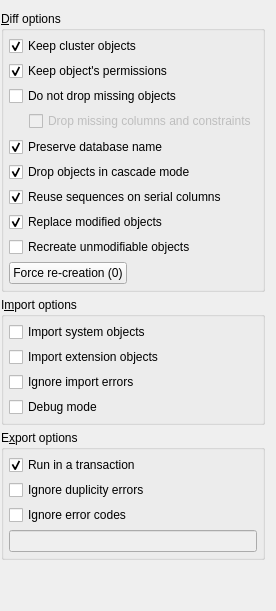
            <widget class="QWidget" name="layoutWidget1">
             <layout class="QVBoxLayout" name="diff_opts_lt">
              <property name="spacing">
               <number>5</number>
              </property>
              <property name="leftMargin">
               <number>1</number>
              </property>
              <item>
               <widget class="QGroupBox" name="diff_opts_gb">
                <property name="sizePolicy">
                 <sizepolicy hsizetype="Preferred" vsizetype="Fixed">
                  <horstretch>0</horstretch>
                  <verstretch>0</verstretch>
                 </sizepolicy>
                </property>
                <property name="title">
                 <string>&amp;Diff options</string>
                </property>
                <layout class="QVBoxLayout" name="verticalLayout_2">
                 <property name="spacing">
                  <number>5</number>
                 </property>
                 <property name="leftMargin">
                  <number>5</number>
                 </property>
                 <property name="topMargin">
                  <number>5</number>
                 </property>
                 <property name="rightMargin">
                  <number>5</number>
                 </property>
                 <property name="bottomMargin">
                  <number>5</number>
                 </property>
                 <item>
                  <widget class="QCheckBox" name="keep_cluster_objs_chk">
                   <property name="toolTip">
                    <string>&lt;p&gt;Database cluster level objects like roles and tablespaces will not be dropped.&lt;/p&gt;</string>
                   </property>
                   <property name="statusTip">
                    <string/>
                   </property>
                   <property name="text">
                    <string>Keep cluster objects</string>
                   </property>
                   <property name="checked">
                    <bool>true</bool>
                   </property>
                  </widget>
                 </item>
                 <item>
                  <widget class="QCheckBox" name="keep_obj_perms_chk">
                   <property name="toolTip">
                    <string>&lt;p&gt;Permissions already set on database objects will be kept. The ones configured on the model will be applied to the database.&lt;/p&gt;</string>
                   </property>
                   <property name="statusTip">
                    <string/>
                   </property>
                   <property name="text">
                    <string>Keep object's permissions</string>
                   </property>
                   <property name="checked">
                    <bool>true</bool>
                   </property>
                  </widget>
                 </item>
                 <item>
                  <layout class="QGridLayout" name="gridLayout_12">
                   <property name="sizeConstraint">
                    <enum>QLayout::SizeConstraint::SetDefaultConstraint</enum>
                   </property>
                   <property name="spacing">
                    <number>5</number>
                   </property>
                   <item row="1" column="0">
                    <spacer name="horizontalSpacer_8">
                     <property name="orientation">
                      <enum>Qt::Orientation::Horizontal</enum>
                     </property>
                     <property name="sizeType">
                      <enum>QSizePolicy::Policy::Fixed</enum>
                     </property>
                     <property name="sizeHint" stdset="0">
                      <size>
                       <width>15</width>
                       <height>21</height>
                      </size>
                     </property>
                    </spacer>
                   </item>
                   <item row="1" column="1">
                    <widget class="QCheckBox" name="drop_missing_cols_constr_chk">
                     <property name="enabled">
                      <bool>false</bool>
                     </property>
                     <property name="sizePolicy">
                      <sizepolicy hsizetype="Expanding" vsizetype="Fixed">
                       <horstretch>0</horstretch>
                       <verstretch>0</verstretch>
                      </sizepolicy>
                     </property>
                     <property name="toolTip">
                      <string>&lt;p&gt;Force the generation of DROP commands for columns and constraints that exist in the destination database but not in the input model or database. This is useful when performing partial diff operations.&lt;/p&gt;</string>
                     </property>
                     <property name="statusTip">
                      <string/>
                     </property>
                     <property name="text">
                      <string>Drop missing columns and constraints</string>
                     </property>
                     <property name="checked">
                      <bool>false</bool>
                     </property>
                    </widget>
                   </item>
                   <item row="0" column="0" colspan="2">
                    <widget class="QCheckBox" name="dont_drop_missing_objs_chk">
                     <property name="toolTip">
                      <string>&lt;p&gt;Avoid the generation of DROP commands for objects that exists in database but not in the model. This is useful when performing partial diff operations.&lt;/p&gt;</string>
                     </property>
                     <property name="statusTip">
                      <string/>
                     </property>
                     <property name="text">
                      <string>Do not drop missing objects</string>
                     </property>
                     <property name="checked">
                      <bool>false</bool>
                     </property>
                    </widget>
                   </item>
                  </layout>
                 </item>
                 <item>
                  <widget class="QCheckBox" name="preserve_db_name_chk">
                   <property name="toolTip">
                    <string>&lt;p&gt;No command to rename the destination database will be generated even the model's name differ from database name.&lt;/p&gt;</string>
                   </property>
                   <property name="statusTip">
                    <string/>
                   </property>
                   <property name="text">
                    <string>Preserve database name</string>
                   </property>
                   <property name="checked">
                    <bool>true</bool>
                   </property>
                  </widget>
                 </item>
                 <item>
                  <widget class="QCheckBox" name="cascade_mode_chk">
                   <property name="enabled">
                    <bool>true</bool>
                   </property>
                   <property name="toolTip">
                    <string>&lt;html&gt;&lt;head/&gt;&lt;body&gt;&lt;p&gt;The objects that depends on an object to be dropped will be dropped too. &lt;span style=&quot; font-weight:600;&quot;&gt;NOTE:&lt;/span&gt; this option can affect more objects than listed in the output or diff preview.&lt;/p&gt;&lt;/body&gt;&lt;/html&gt;</string>
                   </property>
                   <property name="statusTip">
                    <string/>
                   </property>
                   <property name="text">
                    <string>Drop objects in cascade mode</string>
                   </property>
                   <property name="checked">
                    <bool>true</bool>
                   </property>
                  </widget>
                 </item>
                 <item>
                  <widget class="QCheckBox" name="reuse_sequences_chk">
                   <property name="sizePolicy">
                    <sizepolicy hsizetype="Expanding" vsizetype="Fixed">
                     <horstretch>0</horstretch>
                     <verstretch>0</verstretch>
                    </sizepolicy>
                   </property>
                   <property name="toolTip">
                    <string>&lt;p&gt;Serial columns are converted to integer and having the default value changed  to &lt;strong&gt;nextval(sequence)&lt;/strong&gt; function call. By default, a new sequence is created for each serial column but checking this option sequences matching the name on column's default value will be reused and will not be dropped.&lt;/p&gt;</string>
                   </property>
                   <property name="statusTip">
                    <string/>
                   </property>
                   <property name="text">
                    <string>Reuse sequences on serial columns</string>
                   </property>
                   <property name="checked">
                    <bool>true</bool>
                   </property>
                  </widget>
                 </item>
                 <item>
                  <widget class="QCheckBox" name="replace_modified_chk">
                   <property name="enabled">
                    <bool>true</bool>
                   </property>
                   <property name="sizePolicy">
                    <sizepolicy hsizetype="Expanding" vsizetype="Fixed">
                     <horstretch>0</horstretch>
                     <verstretch>0</verstretch>
                    </sizepolicy>
                   </property>
                   <property name="toolTip">
                    <string>&lt;p&gt;If an object being flagged as changed supports the &lt;strong&gt;CREATE OR REPLACE&lt;/strong&gt; syntax, pgModeler generates the proper command to replace the object instead of dropping and recreating it. &lt;br/&gt;&lt;br/&gt;Currently, this is applied to aggregates, functions, languages, procedures, rules, transforms, triggers, and views.&lt;br/&gt;&lt;br/&gt;&lt;strong&gt;NOTE:&lt;/strong&gt; this option takes precedence of the &lt;strong&gt;Recreate unmodifiable objects&lt;/strong&gt; when the object type is one of the above list.&lt;/p&gt;</string>
                   </property>
                   <property name="statusTip">
                    <string/>
                   </property>
                   <property name="text">
                    <string>Replace modified objects</string>
                   </property>
                   <property name="checked">
                    <bool>true</bool>
                   </property>
                  </widget>
                 </item>
                 <item>
                  <widget class="QCheckBox" name="recreate_unmod_chk">
                   <property name="enabled">
                    <bool>true</bool>
                   </property>
                   <property name="sizePolicy">
                    <sizepolicy hsizetype="Expanding" vsizetype="Fixed">
                     <horstretch>0</horstretch>
                     <verstretch>0</verstretch>
                    </sizepolicy>
                   </property>
                   <property name="toolTip">
                    <string>&lt;p&gt;Recreates using a combination of &lt;strong&gt;DROP&lt;/strong&gt; and &lt;strong&gt;CREATE&lt;/strong&gt; commands only those objects that can't be changed through &lt;strong&gt;ALTER&lt;/strong&gt; commands according to pgModeler implementation not the PostgreSQL one. &lt;br/&gt;&lt;br/&gt;Currently, these objects are: aggregates, casts, constraints, collations, conversions, languages, operators, operator classess, operator families, rules, transforms, triggers, and views.&lt;br/&gt;&lt;br/&gt;&lt;strong&gt;NOTE:&lt;/strong&gt; this option is ignored for aggregates, functions, languages, procedures, rules, transforms, triggers, and views when the option &lt;strong&gt;Replace modified objects&lt;/strong&gt; is checked.&lt;/p&gt;</string>
                   </property>
                   <property name="statusTip">
                    <string/>
                   </property>
                   <property name="text">
                    <string>Recreate unmodifiable objects</string>
                   </property>
                   <property name="checked">
                    <bool>false</bool>
                   </property>
                  </widget>
                 </item>
                 <item>
                  <layout class="QHBoxLayout" name="horizontalLayout">
                   <property name="bottomMargin">
                    <number>0</number>
                   </property>
                   <item>
                    <widget class="QPushButton" name="forced_objs_types_btn">
                     <property name="enabled">
                      <bool>true</bool>
                     </property>
                     <property name="sizePolicy">
                      <sizepolicy hsizetype="Preferred" vsizetype="Preferred">
                       <horstretch>0</horstretch>
                       <verstretch>0</verstretch>
                      </sizepolicy>
                     </property>
                     <property name="minimumSize">
                      <size>
                       <width>0</width>
                       <height>0</height>
                      </size>
                     </property>
                     <property name="toolTip">
                      <string>&lt;p&gt;Instead of using an ALTER command to modify the selected object kinds, a DROP and CREATE will be used for a full modification. This option does not affects the database object itself.&lt;/p&gt;</string>
                     </property>
                     <property name="text">
                      <string>Force re-creation (0)</string>
                     </property>
                     <property name="icon">
                      <iconset resource="../../res/resources.qrc">
                       <normaloff>:/icons/icons/filter.png</normaloff>:/icons/icons/filter.png</iconset>
                     </property>
                     <property name="iconSize">
                      <size>
                       <width>25</width>
                       <height>25</height>
                      </size>
                     </property>
                     <property name="checkable">
                      <bool>true</bool>
                     </property>
                     <property name="checked">
                      <bool>false</bool>
                     </property>
                    </widget>
                   </item>
                   <item>
                    <spacer name="horizontalSpacer_2">
                     <property name="orientation">
                      <enum>Qt::Orientation::Horizontal</enum>
                     </property>
                     <property name="sizeHint" stdset="0">
                      <size>
                       <width>40</width>
                       <height>20</height>
                      </size>
                     </property>
                    </spacer>
                   </item>
                  </layout>
                 </item>
                </layout>
               </widget>
              </item>
              <item>
               <widget class="QGroupBox" name="import_opts_gb">
                <property name="sizePolicy">
                 <sizepolicy hsizetype="Preferred" vsizetype="Fixed">
                  <horstretch>0</horstretch>
                  <verstretch>0</verstretch>
                 </sizepolicy>
                </property>
                <property name="title">
                 <string>I&amp;mport options</string>
                </property>
                <layout class="QVBoxLayout" name="verticalLayout_3">
                 <property name="spacing">
                  <number>5</number>
                 </property>
                 <property name="leftMargin">
                  <number>5</number>
                 </property>
                 <property name="topMargin">
                  <number>5</number>
                 </property>
                 <property name="rightMargin">
                  <number>5</number>
                 </property>
                 <property name="bottomMargin">
                  <number>5</number>
                 </property>
                 <item>
                  <widget class="QCheckBox" name="import_sys_objs_chk">
                   <property name="sizePolicy">
                    <sizepolicy hsizetype="Preferred" vsizetype="Fixed">
                     <horstretch>0</horstretch>
                     <verstretch>0</verstretch>
                    </sizepolicy>
                   </property>
                   <property name="toolTip">
                    <string>&lt;p&gt;Import system (built-in) objects. Use this if the import step is returning errors related to missing objects.&lt;/p&gt;</string>
                   </property>
                   <property name="statusTip">
                    <string/>
                   </property>
                   <property name="text">
                    <string>Import system objects</string>
                   </property>
                  </widget>
                 </item>
                 <item>
                  <widget class="QCheckBox" name="import_ext_objs_chk">
                   <property name="sizePolicy">
                    <sizepolicy hsizetype="Preferred" vsizetype="Fixed">
                     <horstretch>0</horstretch>
                     <verstretch>0</verstretch>
                    </sizepolicy>
                   </property>
                   <property name="toolTip">
                    <string>&lt;p&gt;Import objects created by extensions. Use this if the import step is returning errors even importing built in ones.&lt;/p&gt;</string>
                   </property>
                   <property name="statusTip">
                    <string/>
                   </property>
                   <property name="text">
                    <string>Import extension objects</string>
                   </property>
                  </widget>
                 </item>
                 <item>
                  <widget class="QCheckBox" name="ignore_errors_chk">
                   <property name="sizePolicy">
                    <sizepolicy hsizetype="Minimum" vsizetype="Fixed">
                     <horstretch>0</horstretch>
                     <verstretch>0</verstretch>
                    </sizepolicy>
                   </property>
                   <property name="toolTip">
                    <string>&lt;p&gt;Ignores as many as possible errors on import step. This option generates an incomplete diff.&lt;/p&gt;</string>
                   </property>
                   <property name="statusTip">
                    <string/>
                   </property>
                   <property name="text">
                    <string>Ignore import errors</string>
                   </property>
                  </widget>
                 </item>
                 <item>
                  <widget class="QCheckBox" name="debug_mode_chk">
                   <property name="sizePolicy">
                    <sizepolicy hsizetype="Preferred" vsizetype="Fixed">
                     <horstretch>0</horstretch>
                     <verstretch>0</verstretch>
                    </sizepolicy>
                   </property>
                   <property name="toolTip">
                    <string>&lt;p&gt;All catalog queries and the created objects' source code are printed on the standard output (stdout) and the &lt;strong&gt;Debug&lt;/strong&gt; tab.&lt;/p&gt;</string>
                   </property>
                   <property name="statusTip">
                    <string/>
                   </property>
                   <property name="whatsThis">
                    <string/>
                   </property>
                   <property name="text">
                    <string>Debug mode</string>
                   </property>
                  </widget>
                 </item>
                </layout>
               </widget>
              </item>
              <item>
               <widget class="QGroupBox" name="export_opts_gb">
                <property name="enabled">
                 <bool>true</bool>
                </property>
                <property name="sizePolicy">
                 <sizepolicy hsizetype="Preferred" vsizetype="Fixed">
                  <horstretch>0</horstretch>
                  <verstretch>0</verstretch>
                 </sizepolicy>
                </property>
                <property name="title">
                 <string>E&amp;xport options</string>
                </property>
                <layout class="QVBoxLayout" name="verticalLayout_4">
                 <property name="spacing">
                  <number>5</number>
                 </property>
                 <property name="leftMargin">
                  <number>5</number>
                 </property>
                 <property name="topMargin">
                  <number>5</number>
                 </property>
                 <property name="rightMargin">
                  <number>5</number>
                 </property>
                 <property name="bottomMargin">
                  <number>5</number>
                 </property>
                 <item>
                  <widget class="QCheckBox" name="run_in_transaction_chk">
                   <property name="toolTip">
                    <string>&lt;p&gt;Run the generated commands in a single transaction block. In case of errors, all changes are rolled back. &lt;strong&gt;NOTE:&lt;/strong&gt; This option may raise errors if the diff code contains DDL commands related to database and tablespaces.&lt;/p&gt;</string>
                   </property>
                   <property name="statusTip">
                    <string/>
                   </property>
                   <property name="text">
                    <string>Run in a transaction</string>
                   </property>
                   <property name="checked">
                    <bool>true</bool>
                   </property>
                  </widget>
                 </item>
                 <item>
                  <widget class="QCheckBox" name="ignore_duplic_chk">
                   <property name="sizePolicy">
                    <sizepolicy hsizetype="Minimum" vsizetype="Fixed">
                     <horstretch>0</horstretch>
                     <verstretch>0</verstretch>
                    </sizepolicy>
                   </property>
                   <property name="toolTip">
                    <string>&lt;p&gt;Ignores errors generated by duplicated objects when exporting the diff to database. &lt;strong&gt;NOTE:&lt;/strong&gt; this option disables the transactional mode.&lt;/p&gt;</string>
                   </property>
                   <property name="statusTip">
                    <string/>
                   </property>
                   <property name="text">
                    <string>Ignore duplicity errors</string>
                   </property>
                  </widget>
                 </item>
                 <item>
                  <layout class="QGridLayout" name="gridLayout_7">
                   <property name="spacing">
                    <number>5</number>
                   </property>
                   <item row="1" column="0" colspan="3">
                    <widget class="QLineEdit" name="error_codes_edt">
                     <property name="enabled">
                      <bool>false</bool>
                     </property>
                     <property name="clearButtonEnabled">
                      <bool>true</bool>
                     </property>
                    </widget>
                   </item>
                   <item row="0" column="0" colspan="3">
                    <widget class="QCheckBox" name="ignore_error_codes_chk">
                     <property name="enabled">
                      <bool>true</bool>
                     </property>
                     <property name="sizePolicy">
                      <sizepolicy hsizetype="Minimum" vsizetype="Fixed">
                       <horstretch>0</horstretch>
                       <verstretch>0</verstretch>
                      </sizepolicy>
                     </property>
                     <property name="toolTip">
                      <string>&lt;p&gt;This advanced option causes pgModeler to ignore extra errors by their numeric codes. These errors must be informed in the input below and separated by space. For the complete list of error codes check the PostgreSQL docs, section &lt;strong&gt; Appendix A. PostgreSQL Error Codes&lt;/strong&gt;. &lt;strong&gt;WARNING:&lt;/strong&gt; use this option with extreme care since it can interfere in final export result. &lt;strong&gt;NOTE:&lt;/strong&gt; this option disables the transactional mode.&lt;/p&gt;</string>
                     </property>
                     <property name="statusTip">
                      <string/>
                     </property>
                     <property name="text">
                      <string>Ignore error codes</string>
                     </property>
                    </widget>
                   </item>
                  </layout>
                 </item>
                </layout>
               </widget>
              </item>
              <item>
               <spacer name="verticalSpacer_2">
                <property name="orientation">
                 <enum>Qt::Orientation::Vertical</enum>
                </property>
                <property name="sizeHint" stdset="0">
                 <size>
                  <width>20</width>
                  <height>40</height>
                 </size>
                </property>
               </spacer>
              </item>
             </layout>
            </widget>
